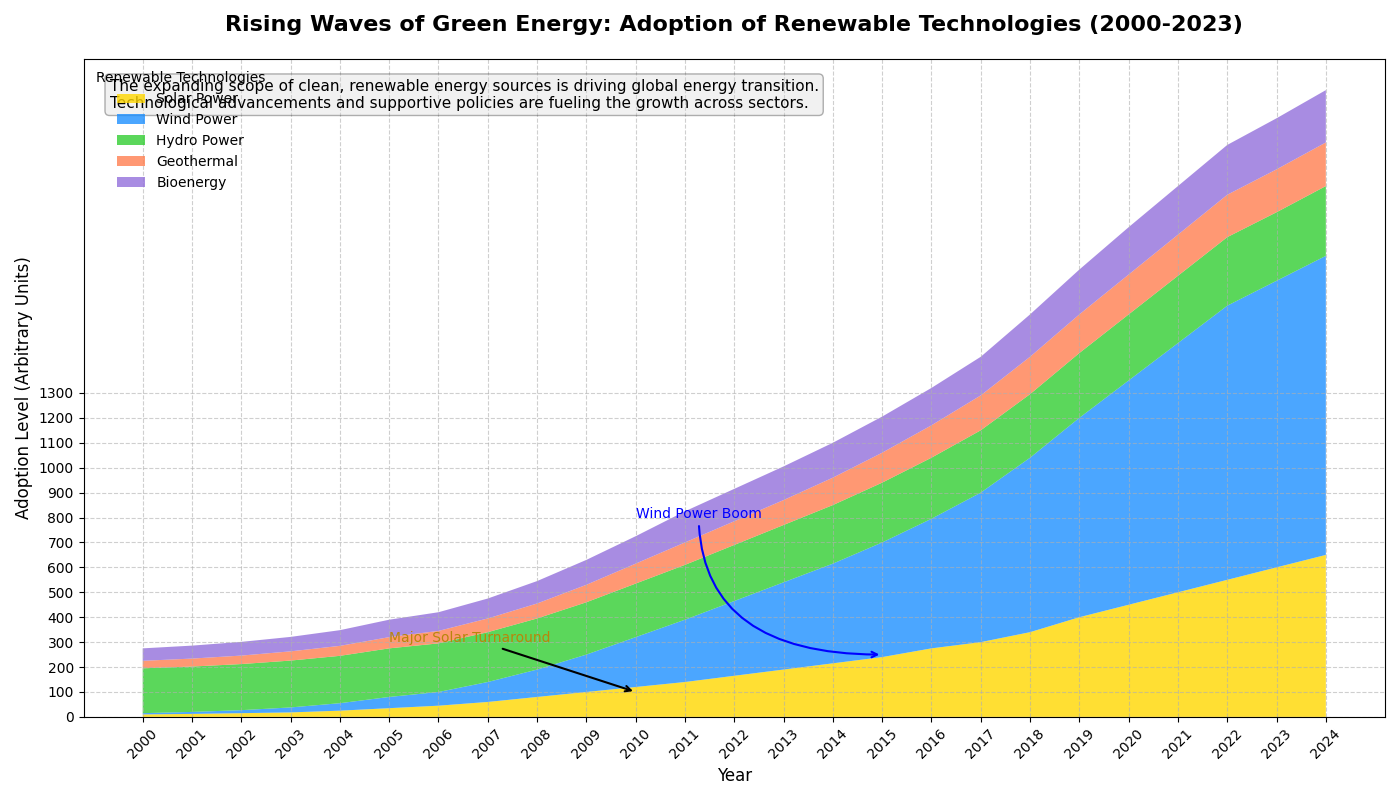

This chart was generated by the following Python code:
import matplotlib.pyplot as plt
import numpy as np

# Concept: Tracking the growth of renewable energy adoption over time across various technologies.
# Title: "Rising Waves of Green Energy: Adoption of Renewable Technologies (2000-2023)"
# Technologies: Solar Power, Wind Power, Hydro Power, Geothermal, Bioenergy

# Define the years for the x-axis (2000 - 2023)
years = np.arange(2000, 2025)

# Data for renewable energy adoption levels (in arbitrary units)
solar_power = np.array([10, 12, 15, 18, 25, 35, 45, 60, 80, 100, 120, 140, 165, 190, 215, 240, 275, 300, 340, 400, 450, 500, 550, 600, 650])
wind_power = np.array([5, 8, 12, 20, 30, 45, 55, 80, 110, 150, 200, 250, 300, 350, 400, 460, 520, 600, 700, 800, 900, 1000, 1100, 1150, 1200])
hydro_power = np.array([180, 182, 185, 188, 190, 195, 195, 200, 205, 210, 215, 220, 225, 230, 235, 240, 245, 250, 255, 260, 265, 270, 275, 275, 280])
geothermal = np.array([30, 32, 34, 37, 40, 45, 50, 55, 60, 70, 80, 90, 95, 100, 110, 120, 130, 140, 150, 155, 160, 165, 170, 172, 175])
bioenergy = np.array([50, 52, 55, 58, 63, 70, 75, 80, 90, 100, 110, 125, 130, 135, 140, 145, 150, 155, 170, 180, 190, 195, 200, 205, 210])

# Stack the data for the area chart
energy_data = np.vstack([solar_power, wind_power, hydro_power, geothermal, bioenergy])

# Create the plot
fig, ax = plt.subplots(figsize=(14, 8))

# Stackplot for Renewable Energy Adoption
ax.stackplot(years, energy_data, labels=['Solar Power', 'Wind Power', 'Hydro Power', 'Geothermal', 'Bioenergy'],
             colors=['#ffd700', '#1e90ff', '#32cd32', '#ff7f50', '#9370db'], alpha=0.8)

# Add title and labels
ax.set_title('Rising Waves of Green Energy: Adoption of Renewable Technologies (2000-2023)', fontsize=16, fontweight='bold', pad=20)
ax.set_xlabel('Year', fontsize=12)
ax.set_ylabel('Adoption Level (Arbitrary Units)', fontsize=12)

# Add legend and grid
ax.legend(loc='upper left', fontsize=10, title='Renewable Technologies', frameon=False)
ax.grid(linestyle='--', alpha=0.6)

# Enhance readability of x-axis labels
plt.xticks(years, rotation=45)
plt.yticks(np.arange(0, 1301, 100))

# Annotate significant milestones
ax.annotate('Major Solar Turnaround', xy=(2010, 100), xytext=(2005, 300),
            arrowprops=dict(facecolor='black', arrowstyle='->', lw=1.5), fontsize=10, color='darkgoldenrod')

ax.annotate('Wind Power Boom', xy=(2015, 250), xytext=(2010, 800),
            arrowprops=dict(arrowstyle='->', connectionstyle='angle3', color='blue', lw=1.5),
            fontsize=10, color='blue')

# Add a brief description or note
description_box = dict(boxstyle='round', facecolor='lightgrey', alpha=0.3)
description = ("The expanding scope of clean, renewable energy sources is driving global energy transition.\n"
               "Technological advancements and supportive policies are fueling the growth across sectors.")
ax.text(0.02, 0.97, description, transform=ax.transAxes, fontsize=11,
        verticalalignment='top', bbox=description_box)

# Automatically adjust layout to prevent overlap
plt.tight_layout()

# Show the plot
plt.show()
